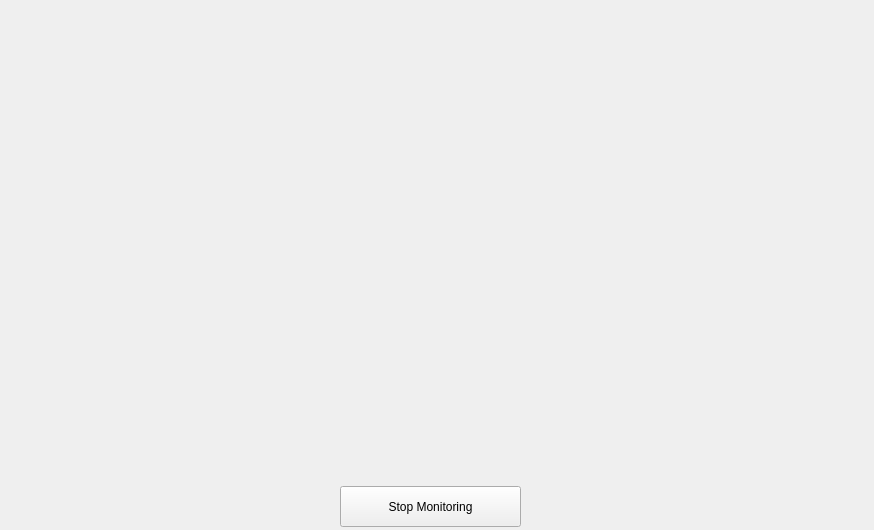
<?xml version="1.0" encoding="UTF-8"?>
<ui version="4.0">
 <class>MainWindow</class>
 <widget class="QMainWindow" name="MainWindow">
  <property name="geometry">
   <rect>
    <x>0</x>
    <y>0</y>
    <width>874</width>
    <height>530</height>
   </rect>
  </property>
  <property name="minimumSize">
   <size>
    <width>874</width>
    <height>530</height>
   </size>
  </property>
  <property name="maximumSize">
   <size>
    <width>874</width>
    <height>530</height>
   </size>
  </property>
  <property name="windowTitle">
   <string>Weapon Detection</string>
  </property>
  <widget class="QWidget" name="centralwidget">
   <widget class="QLabel" name="label_detection">
    <property name="geometry">
     <rect>
      <x>100</x>
      <y>-10</y>
      <width>840</width>
      <height>480</height>
     </rect>
    </property>
    <property name="text">
     <string/>
    </property>
   </widget>
   <widget class="QPushButton" name="stop_detection_button">
    <property name="geometry">
     <rect>
      <x>340</x>
      <y>486</y>
      <width>181</width>
      <height>41</height>
     </rect>
    </property>
    <property name="text">
     <string>Stop Monitoring</string>
    </property>
   </widget>
  </widget>
 </widget>
 <resources/>
 <connections/>
</ui>
